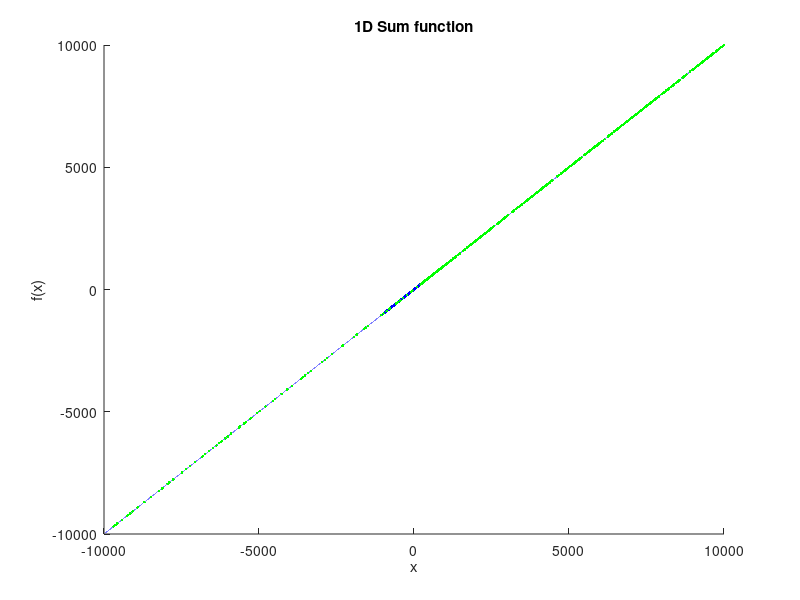

Here is the MATLAB script that generated this plot: (Note: this script raises an error after producing the figure.)
clear;

X = [-10000:0.1:10000];
[row,col]=size(X);
for l=1:col
%    for h=1:row
        z(l)=X(l);
%    end
end

length = 1;
% number of iterations to run
population = 1000;
% number of iterations to run
generation = 1000;
% convolution kernel size
filterSize = 3;
% Fish density threshold for determining which minima/maxima to return
minDensity = 30;
densityRange = 0.1;

minX = -10000;
maxX = 10000;

x = -1000 + rand(population, length) * 2000;
[row,col]=size(x);
for l=1:row
        score(l, 1)=x(l);
end

newPop = [x score];
% show init figure
hold on;
plot(X, z), axis on, xlabel('x'), ylabel('f(x)'), title('1D Sum function');
plot(newPop(:, 1), newPop(:, 2), 'b.');

for i = 1:generation
    sortedPop = sortrows(newPop, length + 1);
    sortedPop = flipud(sortedPop);
    % generate filter
    s = std(newPop, 0, 1);
    filter = [sortedPop(1, 1) - s(1); sortedPop(population/2, 1) - s(1); sortedPop(population, 1) - s(1)];
    % disp(filter);
    
    % Create a mating pool
    % parentPop = [0; sortedPop(:, 1); 0];
    parentPop = sortedPop(:, 1);
    childPop = imfilter(parentPop, filter);
    
    for l=1:row
        score(l, 1)=childPop(l);
    end
    
    % Place children into population
    % Only insert child into population if the child is in the possible
    % range
    newPop = sortedPop;
    p = row;
    for q = 1 : row
        if childPop(q, 1) > minX && childPop(q, 1) < maxX
                newPop(p, :) = [childPop(q, 1), score(q, 1)];
                p = p - 1;
        end
    end

    % plot(newPop(:, 1), newPop(:, 2), 'r*');
end

% disp(newPop);
plot(newPop(:, 1), newPop(:, 2), 'g.');

% mark out significant points
densityPop = sortrows(newPop, 1);
densityPop = flipud(densityPop);
last = densityPop(1, :);
densityCount = 0;
densityGroup(1, :) = last;
g = 2;
c = 1;
for m=2:population
    tempDist = pdist([last; densityPop(m, :)],'euclidean');
    if tempDist > densityRange
        densityCount = densityCount + 1;
        densityGroup(g, :) = densityPop(m, :);
        g = g + 1;
    else
        if densityCount > minDensity
            densityGroup = sortrows(densityGroup, 2);
            densityGroup = flipud(densityGroup);
            densityResult(c, 1:2) = densityGroup(1, :);
            densityResult(c, 3) = g - 1;
            c = c + 1;
            densityCount = 0;
            densityGroup = [0, 0];
            g = 1;
        end
    end
    
    last = densityPop(m, :);
end

disp(densityResult);

densityResult = sortrows(densityResult, 3);
densityResult = flipud(densityResult);
dsum = sum(densityResult(:, 3));
for n=1:c-1
    plot(densityResult(n, 1), densityResult(n, 2), 'rO', 'MarkerSize', densityResult(n, 3)/dsum * 40 + 1, 'MarkerFaceColor',[1,0,0]);
end

hold off;
